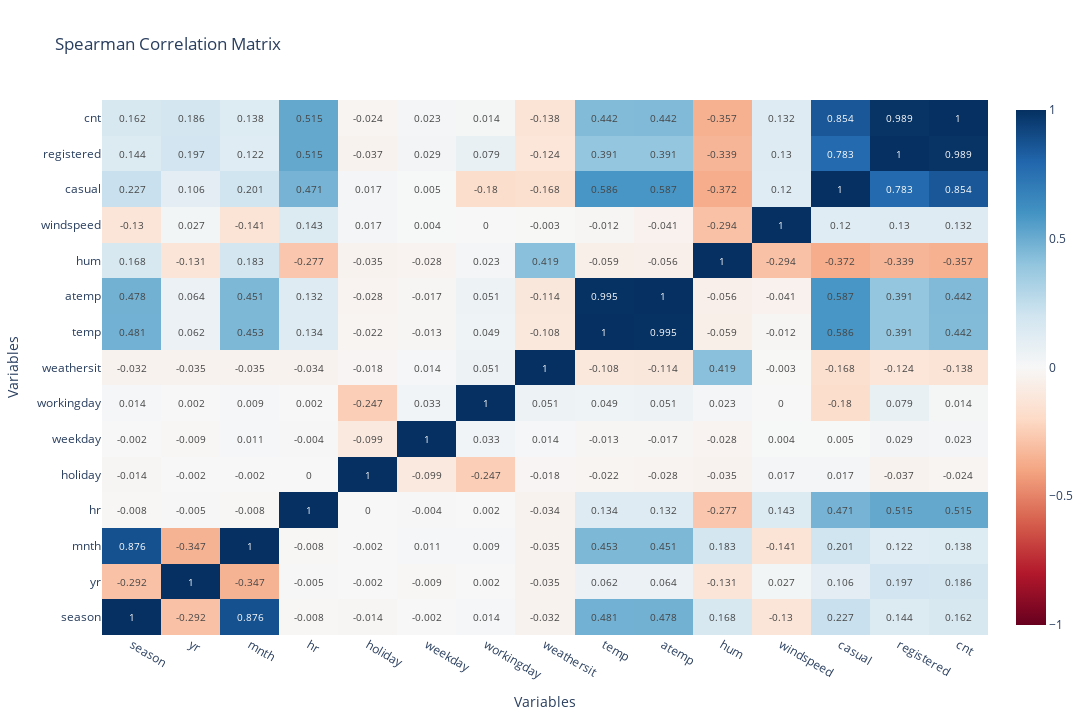

The notebook cell saved with this chart:
### Code cell
data_explorer.plot_correlation_heatmap(method="spearman", **kwargs)

### Figure 1 — Plotly figure (JSON) as saved in the notebook; plotly's stock layout.template omitted (floating-point values rounded to 4 significant figures; data arrays with more than 128 entries replaced by an {"elided": "..."} marker saying what was removed)
{"data": [{"colorscale": [[0, "rgb(103,0,31)"], [0.1, "rgb(178,24,43)"], [0.2, "rgb(214,96,77)"], [0.3, "rgb(244,165,130)"], [0.4, "rgb(253,219,199)"], [0.5, "rgb(247,247,247)"], [0.6, "rgb(209,229,240)"], [0.7, "rgb(146,197,222)"], [0.8, "rgb(67,147,195)"], [0.9, "rgb(33,102,172)"], [1, "rgb(5,48,97)"]], "hovertemplate": "%{x} vs %{y}<br>Correlation: %{z:.3f}<extra></extra>", "text": {"elided": "15x15 float values"}, "textfont": {"size": 10}, "texttemplate": "%{text}", "type": "heatmap", "x": ["season", "yr", "mnth", "hr", "holiday", "weekday", "workingday", "weathersit", "temp", "atemp", "hum", "windspeed", "casual", "registered", "cnt"], "y": ["season", "yr", "mnth", "hr", "holiday", "weekday", "workingday", "weathersit", "temp", "atemp", "hum", "windspeed", "casual", "registered", "cnt"], "z": {"elided": "15x15 float values"}, "zmid": 0}], "layout": {"height": 720, "title": {"text": "Spearman Correlation Matrix"}, "width": 1200, "xaxis": {"title": {"text": "Variables"}}, "yaxis": {"title": {"text": "Variables"}}}}
